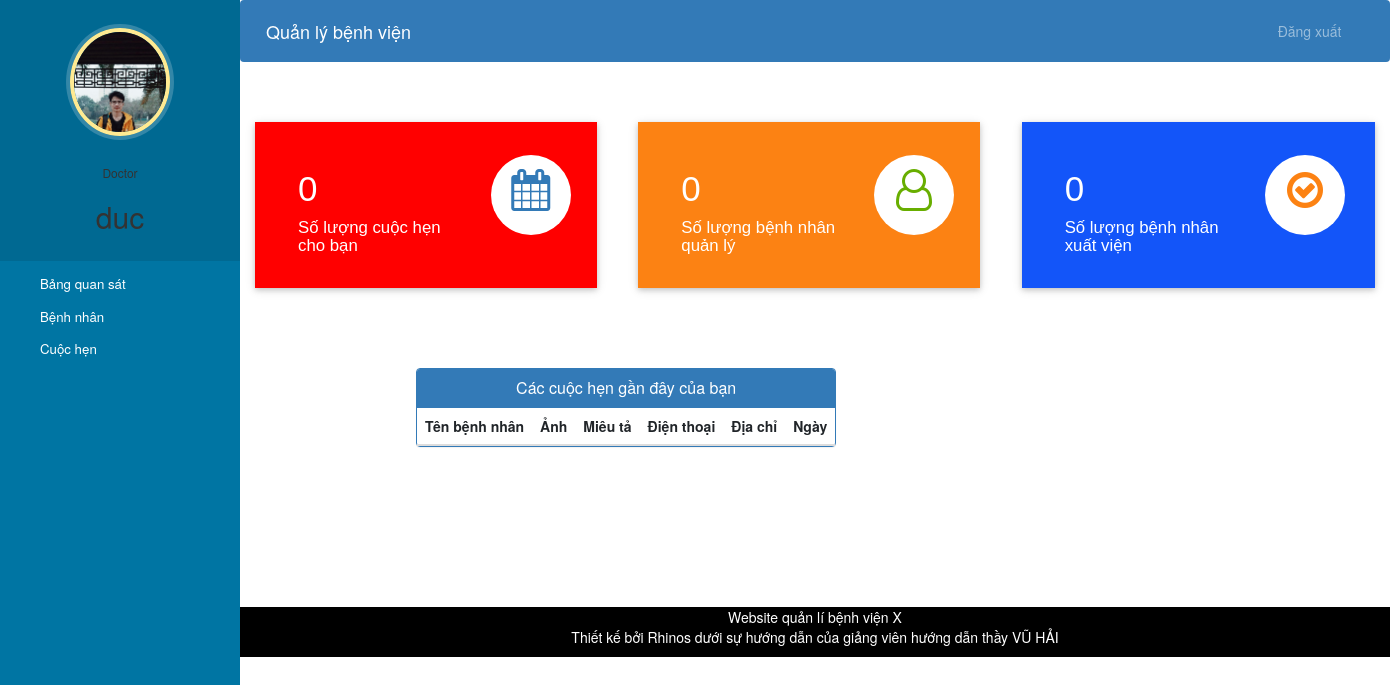
Page /doctor-dashboard (signed in) on the earlier database version.
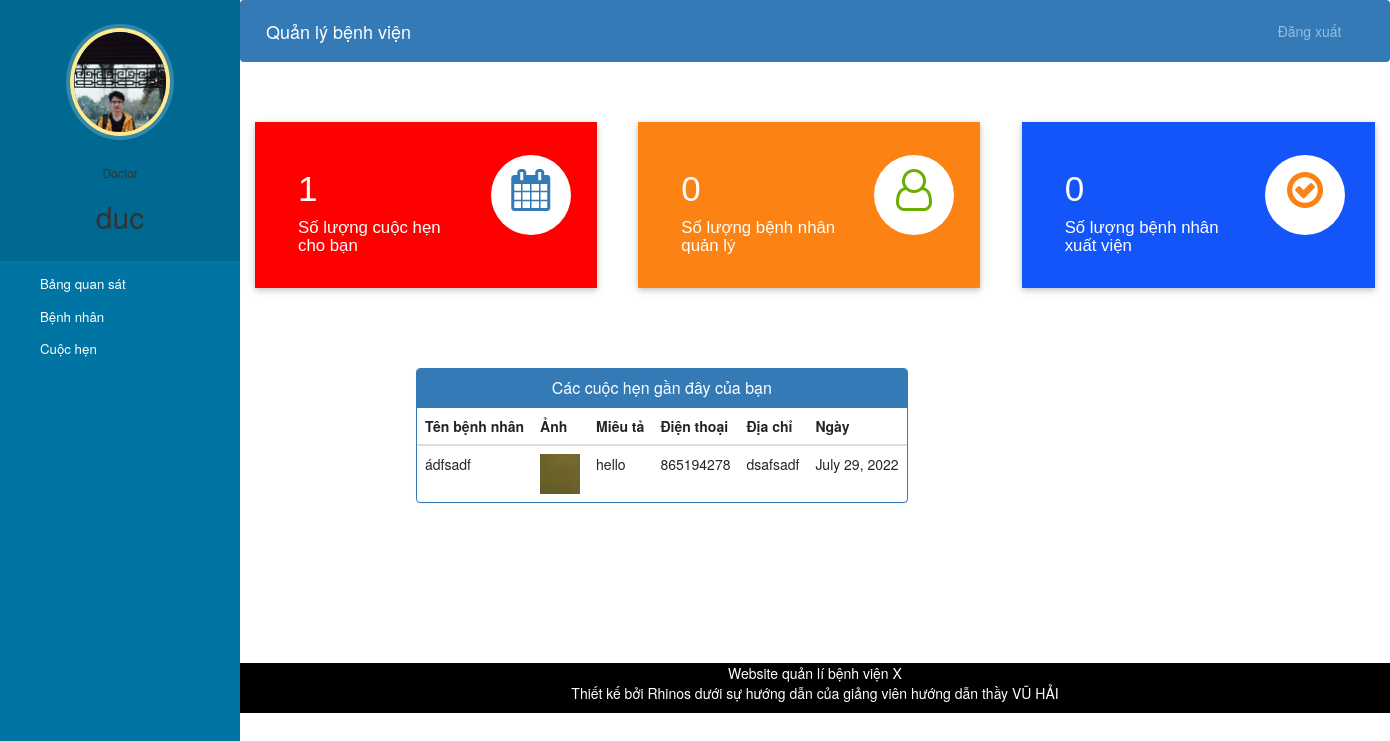
Same page on the later database version.
### hospital/models.py (models this page shows, shortened)
class Appointment(models.Model):
    patientId=models.PositiveIntegerField(null=True)
    doctorId=models.PositiveIntegerField(null=True)
    patientName=models.CharField(max_length=40,null=True)
    doctorName=models.CharField(max_length=40,null=True)
    appointmentDate=models.DateField(editable=True)
    initDate=models.DateField()
    description=models.TextField(max_length=500)
    status=models.BooleanField(default=False)

class Patient(models.Model):
    user=models.OneToOneField(User,on_delete=models.CASCADE)
    profile_pic= models.ImageField(upload_to='profile_pic/PatientProfilePic/',null=True,blank=True)
    address = models.CharField(max_length=40)
    mobile = models.IntegerField(max_length=20,null=True)
    symptoms = models.CharField(max_length=100,null=False)
    assignedDoctorId = models.PositiveIntegerField(null=True)
    admitDate=models.DateField(auto_now=True)
    status=models.BooleanField(default=False)

### hospital/views.py (the view)
# urls.py: path('doctor-dashboard', views.doctor_dashboard_view,name='doctor-dashboard'),
@login_required(login_url='doctorlogin')
@user_passes_test(is_doctor)
def doctor_dashboard_view(request):
    patientcount = models.Patient.objects.all().filter(status=True, assignedDoctorId=request.user.id).count()
    appointmentcount = models.Appointment.objects.all().filter(status=True, doctorId=request.user.id).count()
    patientdischarged = models.PatientDischargeDetails.objects.all().distinct().filter(
        assignedDoctorName=request.user.first_name).count()
    appointments = models.Appointment.objects.all().filter(status=True, doctorId=request.user.id).order_by('-id')
    patientid = []
    for a in appointments:
        patientid.append(a.patientId)
    patients = models.Patient.objects.all().filter(status=True, user_id__in=patientid).order_by('-id')
    appointments = zip(appointments, patients)
    mydict = {
        'patientcount': patientcount,
        'appointmentcount': appointmentcount,
        'patientdischarged': patientdischarged,
        'appointments': appointments,
        'doctor': models.Doctor.objects.get(user_id=request.user.id),  # for profile picture of doctor in sidebar
    }
    return render(request, 'hospital/doctor_dashboard.html', context=mydict)

### hospital/views.py (called while the page is built)
def is_doctor(user):
    return user.groups.filter(name='DOCTOR').exists()

### templates/hospital/doctor_dashboard.html
{% extends 'hospital/doctor_base.html' %}
{% load static %}
{% block content %}
{%include 'hospital/doctor_dashboard_cards.html'%}
<br><br><br><br>
<div class="container">
  <div class="row">
    <div class="panel panel-primary" style="margin-left:15%;">
      <div class="panel-heading" style="text-align:center;">
        <h6 class="panel-title">Các cuộc hẹn gần đây của bạn</h6>
      </div>
      <table class="table table-hover" id="dev-table">
        <thead>
          <tr>
            <th>Tên bệnh nhân</th>
            <th>Ảnh</th>
            <th>Miêu tả</th>
            <th>Điện thoại</th>
            <th>Địa chỉ</th>
            <th>Ngày</th>
          </tr>
        </thead>
        {% for a,p in appointments %}
        <tr>
          <td>{{a.patientName}}</td>
          <td> <img src="{% static p.profile_pic.url %}" alt="Profile Pic" height="40px" width="40px" /></td>
          <td>{{a.description}}</td>
          <td>{{p.mobile}}</td>
          <td>{{p.address}}</td>
          <td>{{a.appointmentDate}}</td>
        </tr>
        {% endfor %}
      </table>
    </div>
  </div>
</div>
{% endblock content %}

Differences in the rows shown:
added Appointment: patientName "ádfsadf", profile_pic (picture), description "hello", mobile "865194278", address "dsafsadf", appointmentDate "July 29, 2022"
Other differences:
{{ appointmentcount }}: "0" → "1"
